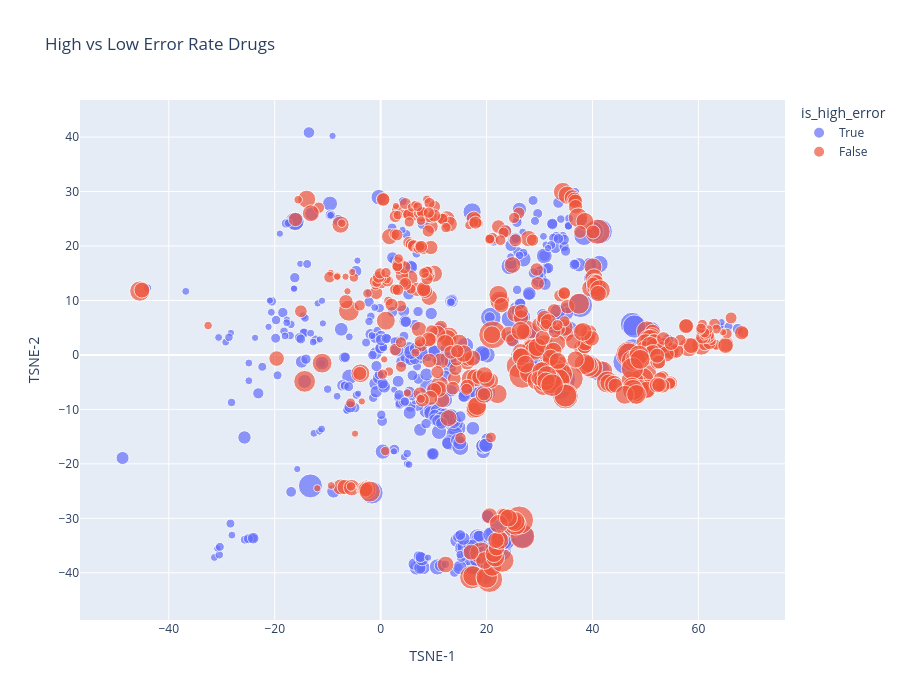

The code cell stored with this chart in its notebook:
### Code cell
# Create derived features that may reveal patterns
embedding['error_per_edge'] = embedding['perc_missclassified'] / (embedding['edge_count'] + 1)
embedding['is_high_error'] = embedding['balanced_error_rate'] > embedding['balanced_error_rate'].median()

# Visualize with this categorical feature
fig = px.scatter(
    embedding,
    x="TSNE-1",
    y="TSNE-2",
    color="is_high_error",
    size="edge_count",
    hover_name=embedding.index,
    hover_data=['pharma_class', 'balanced_error_rate'],
    title="High vs Low Error Rate Drugs",
    width=900,
    height=700,
)
fig.show()

### Figure 1 — Plotly figure (JSON) as saved in the notebook; plotly's stock layout.template omitted (floating-point values rounded to 4 significant figures; data arrays with more than 128 entries replaced by an {"elided": "..."} marker saying what was removed)
{"data": [{"customdata": {"elided": "453x2 float values"}, "hovertemplate": "<b>%{hovertext}</b><br><br>is_high_error=True<br>TSNE-1=%{x}<br>TSNE-2=%{y}<br>edge_count=%{marker.size}<br>pharma_class=%{customdata[0]}<br>balanced_error_rate=%{customdata[1]}<extra></extra>", "hovertext": {"elided": "453 str values"}, "legendgroup": "True", "marker": {"color": "#636efa", "size": {"elided": "453 float values"}, "sizemode": "area", "sizeref": 0.2225, "symbol": "circle"}, "mode": "markers", "name": "True", "orientation": "v", "showlegend": true, "type": "scatter", "x": {"elided": "453 float values"}, "xaxis": "x", "y": {"elided": "453 float values"}, "yaxis": "y"}, {"customdata": {"elided": "453x2 float values"}, "hovertemplate": "<b>%{hovertext}</b><br><br>is_high_error=False<br>TSNE-1=%{x}<br>TSNE-2=%{y}<br>edge_count=%{marker.size}<br>pharma_class=%{customdata[0]}<br>balanced_error_rate=%{customdata[1]}<extra></extra>", "hovertext": {"elided": "453 str values"}, "legendgroup": "False", "marker": {"color": "#EF553B", "size": {"elided": "453 float values"}, "sizemode": "area", "sizeref": 0.2225, "symbol": "circle"}, "mode": "markers", "name": "False", "orientation": "v", "showlegend": true, "type": "scatter", "x": {"elided": "453 float values"}, "xaxis": "x", "y": {"elided": "453 float values"}, "yaxis": "y"}], "layout": {"height": 700, "legend": {"itemsizing": "constant", "title": {"text": "is_high_error"}, "tracegroupgap": 0}, "title": {"text": "High vs Low Error Rate Drugs"}, "width": 900, "xaxis": {"anchor": "y", "domain": [0, 1], "title": {"text": "TSNE-1"}}, "yaxis": {"anchor": "x", "domain": [0, 1], "title": {"text": "TSNE-2"}}}}
